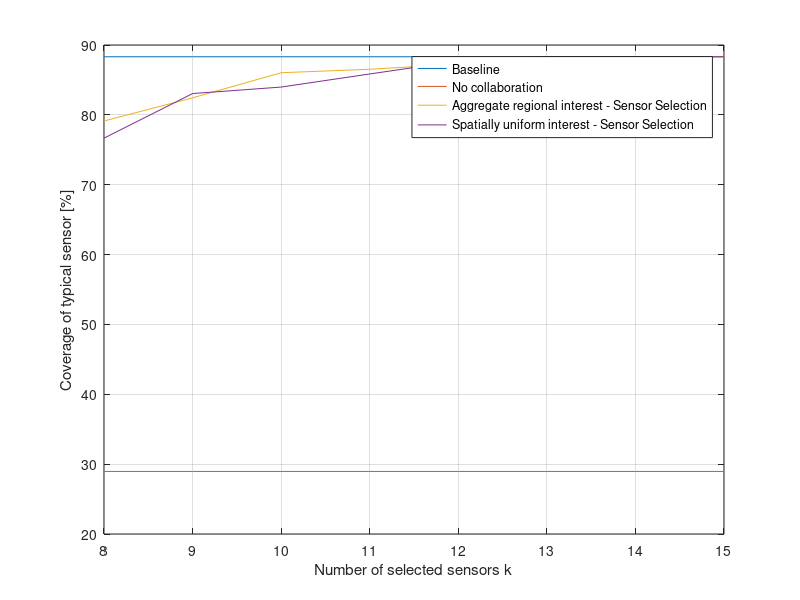
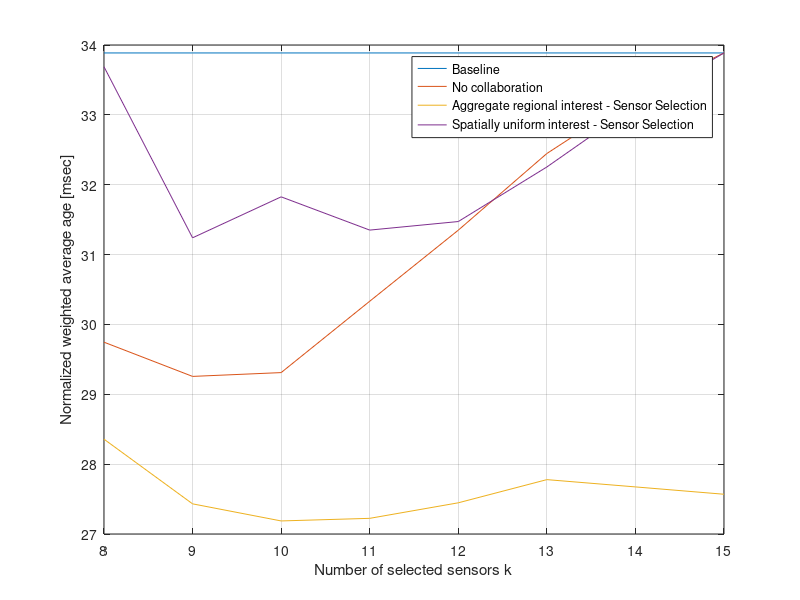

These charts were generated, in order, by the following MATLAB code:
clear all;
clc;
close all;

%% Parameters
N = 15;
k = 8:15;

%% Coverage of typical sensor

coverageAreaBaseline = load('coverageAreaBaseline-k');
noCollabCoverageTypicalSensor = load('noCollabCoverageTypicalSensor-k');
coverageTypicalSensorSensSelec_1 = load('coverageTypicalSensorSensSelec_1-k');
coverageTypicalSensorSensSelec_2 = load('coverageTypicalSensorSensSelec_2-k');

coverageAreaBaseline = [coverageAreaBaseline.coverageAreaBaseline(1),coverageAreaBaseline.coverageAreaBaseline(2),coverageAreaBaseline.coverageAreaBaseline(3),coverageAreaBaseline.coverageAreaBaseline(4),coverageAreaBaseline.coverageAreaBaseline(5),coverageAreaBaseline.coverageAreaBaseline(6),coverageAreaBaseline.coverageAreaBaseline(7),coverageAreaBaseline.coverageAreaBaseline(8)];
noCollabCoverageTypicalSensor = [noCollabCoverageTypicalSensor.noCollabCoverageTypicalSensor(1),noCollabCoverageTypicalSensor.noCollabCoverageTypicalSensor(2),noCollabCoverageTypicalSensor.noCollabCoverageTypicalSensor(3),noCollabCoverageTypicalSensor.noCollabCoverageTypicalSensor(4),noCollabCoverageTypicalSensor.noCollabCoverageTypicalSensor(5),noCollabCoverageTypicalSensor.noCollabCoverageTypicalSensor(6),noCollabCoverageTypicalSensor.noCollabCoverageTypicalSensor(7),noCollabCoverageTypicalSensor.noCollabCoverageTypicalSensor(8)];
coverageTypicalSensorSensSelec_1 = [coverageTypicalSensorSensSelec_1.coverageTypicalSensorSensSelec_1(1),coverageTypicalSensorSensSelec_1.coverageTypicalSensorSensSelec_1(2),coverageTypicalSensorSensSelec_1.coverageTypicalSensorSensSelec_1(3),coverageTypicalSensorSensSelec_1.coverageTypicalSensorSensSelec_1(4),coverageTypicalSensorSensSelec_1.coverageTypicalSensorSensSelec_1(5),coverageTypicalSensorSensSelec_1.coverageTypicalSensorSensSelec_1(6),coverageTypicalSensorSensSelec_1.coverageTypicalSensorSensSelec_1(7),coverageTypicalSensorSensSelec_1.coverageTypicalSensorSensSelec_1(8)];
coverageTypicalSensorSensSelec_2 = [coverageTypicalSensorSensSelec_2.coverageTypicalSensorSensSelec_2(1),coverageTypicalSensorSensSelec_2.coverageTypicalSensorSensSelec_2(2),coverageTypicalSensorSensSelec_2.coverageTypicalSensorSensSelec_2(3),coverageTypicalSensorSensSelec_2.coverageTypicalSensorSensSelec_2(4),coverageTypicalSensorSensSelec_2.coverageTypicalSensorSensSelec_2(5),coverageTypicalSensorSensSelec_2.coverageTypicalSensorSensSelec_2(6),coverageTypicalSensorSensSelec_2.coverageTypicalSensorSensSelec_2(7),coverageTypicalSensorSensSelec_2.coverageTypicalSensorSensSelec_2(8)];

figure();
plot(k,coverageAreaBaseline); hold on; grid on;
plot(k,noCollabCoverageTypicalSensor);
plot(k,coverageTypicalSensorSensSelec_1);
plot(k,coverageTypicalSensorSensSelec_2);
legend('Baseline','No collaboration','Aggregate regional interest - Sensor Selection','Spatially uniform interest - Sensor Selection');
xlabel('Number of selected sensors k');
ylabel('Coverage of typical sensor [%]');

%% Age of RoI of typical sensor

weightedAgeBaseline = load('weightedAgeBaseline-k');
weightedAgeSensSelec_1 = load('weightedAgeSensSelec_1-k');
weightedAgeMinAge_1 = load('weightedAgeMinAge_1-k');
weightedAgeSensSelec_2 = load('weightedAgeSensSelec_2-k');

weightedAgeBaseline = [weightedAgeBaseline.weightedAgeBaseline(1),weightedAgeBaseline.weightedAgeBaseline(2),weightedAgeBaseline.weightedAgeBaseline(3),weightedAgeBaseline.weightedAgeBaseline(4),weightedAgeBaseline.weightedAgeBaseline(5),weightedAgeBaseline.weightedAgeBaseline(6),weightedAgeBaseline.weightedAgeBaseline(7),weightedAgeBaseline.weightedAgeBaseline(8)];
weightedAgeSensSelec_1 = [weightedAgeSensSelec_1.weightedAgeSensSelec_1(1),weightedAgeSensSelec_1.weightedAgeSensSelec_1(2),weightedAgeSensSelec_1.weightedAgeSensSelec_1(3),weightedAgeSensSelec_1.weightedAgeSensSelec_1(4),weightedAgeSensSelec_1.weightedAgeSensSelec_1(5),weightedAgeSensSelec_1.weightedAgeSensSelec_1(6),weightedAgeSensSelec_1.weightedAgeSensSelec_1(7),weightedAgeSensSelec_1.weightedAgeSensSelec_1(8)];
weightedAgeMinAge_1 = [weightedAgeMinAge_1.weightedAgeMinAge_1(1),weightedAgeMinAge_1.weightedAgeMinAge_1(2),weightedAgeMinAge_1.weightedAgeMinAge_1(3),weightedAgeMinAge_1.weightedAgeMinAge_1(4),weightedAgeMinAge_1.weightedAgeMinAge_1(5),weightedAgeMinAge_1.weightedAgeMinAge_1(6),weightedAgeMinAge_1.weightedAgeMinAge_1(7),weightedAgeMinAge_1.weightedAgeMinAge_1(8)];
weightedAgeSensSelec_2 = [weightedAgeSensSelec_2.weightedAgeSensSelec_2(1),weightedAgeSensSelec_2.weightedAgeSensSelec_2(2),weightedAgeSensSelec_2.weightedAgeSensSelec_2(3),weightedAgeSensSelec_2.weightedAgeSensSelec_2(4),weightedAgeSensSelec_2.weightedAgeSensSelec_2(5),weightedAgeSensSelec_2.weightedAgeSensSelec_2(6),weightedAgeSensSelec_2.weightedAgeSensSelec_2(7),weightedAgeSensSelec_2.weightedAgeSensSelec_2(8)];

figure();
plot(k , weightedAgeBaseline); hold on; grid on;
plot(k , weightedAgeSensSelec_1);
plot(k , weightedAgeMinAge_1);
plot(k , weightedAgeSensSelec_2);
legend('Baseline','No collaboration','Aggregate regional interest - Sensor Selection','Spatially uniform interest - Sensor Selection');
xlabel('Number of selected sensors k');
ylabel('Normalized weighted average age [msec]');